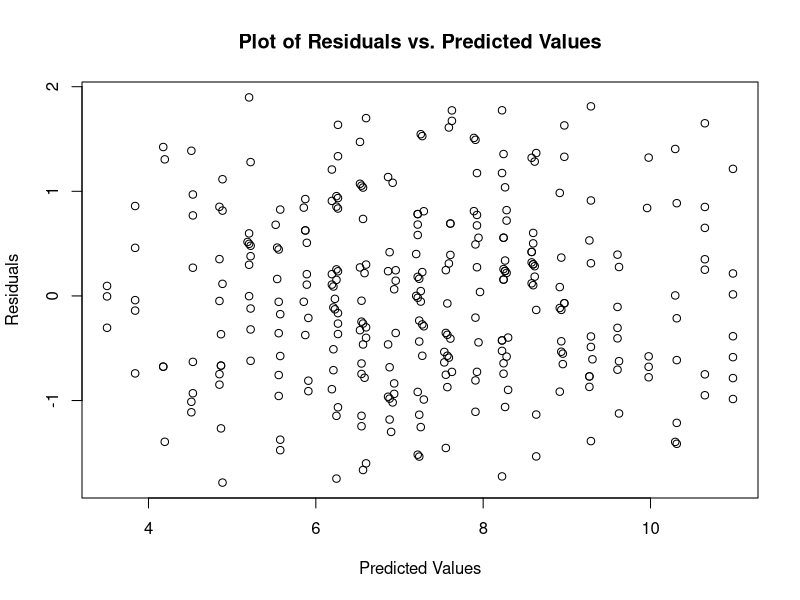
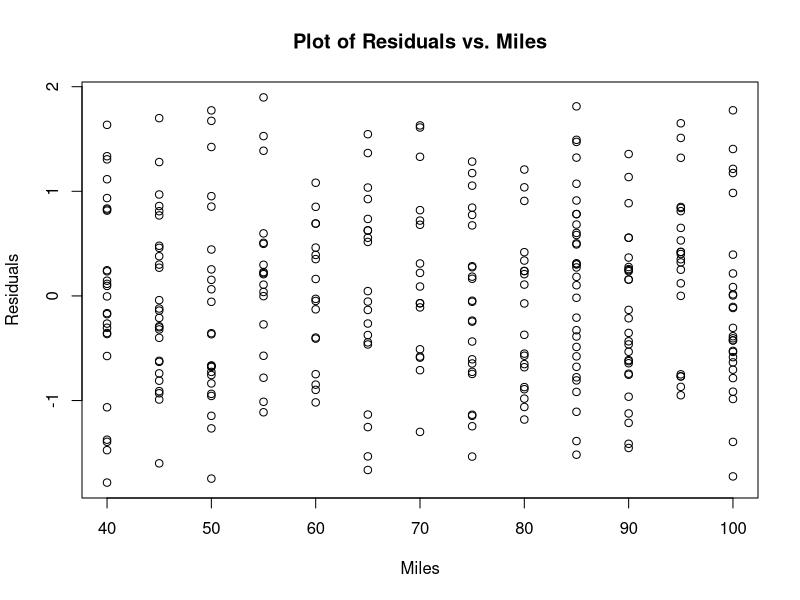
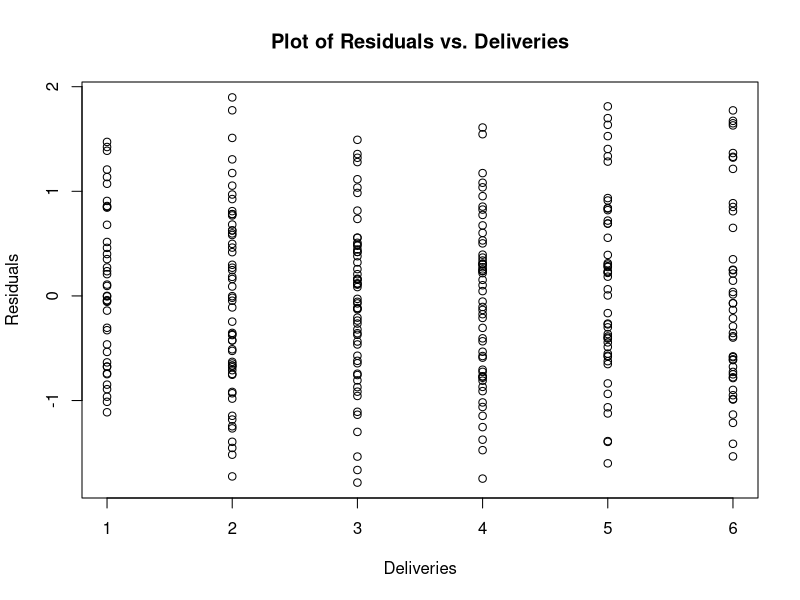

These charts were generated, in order, by the following R code:
# read in data file from working directory into a data frame
butler_with_deliveries_df <- read.csv("butlerwithdeliveries_r.csv")

# view the data in the data frame
View(butler_with_deliveries_df)
str(butler_with_deliveries_df)

# estimate the multiple linear regression model
butler_MLR <- lm(Time ~ Miles + Deliveries, data= butler_with_deliveries_df)
summary(butler_MLR)

# calculate the predicted values 
butler.pred=predict(butler_MLR)

# calculate the residuals 
butler.res=resid(butler_MLR)

# plot the residuals against the predicted values and the residuals against the independent variable
plot(butler.pred,butler.res,ylab="Residuals",xlab="Predicted Values",main="Plot of Residuals vs. Predicted Values")

# plot the residuals against each of the independent variables
plot(butler_with_deliveries_df$Miles,butler.res,ylab="Residuals",xlab="Miles",main="Plot of Residuals vs. Miles")
plot(butler_with_deliveries_df$Deliveries,butler.res,ylab="Residuals",xlab="Deliveries",main="Plot of Residuals vs. Deliveries")

# calculate the confidence and prediction intervals for a new observation
newdata=data.frame(Miles=85,Deliveries=3)
predict(butler_MLR,newdata,interval="confidence",level=0.95)
predict(butler_MLR,newdata,interval="prediction",level=0.95)

# calculate the confidence and prediction intervals for multiple new observations
new_butler_df<-read.csv("newbutler_r.csv")
predict(butler_MLR,new_butler_df,interval="confidence",level=0.95)
predict(butler_MLR,new_butler_df,interval="prediction",level=0.95)
